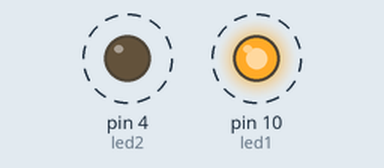
The sketch below on a simulated Arduino Uno, built with avr-gcc and run on an emulated ATmega328P. On the bench: output pins drawn as LEDs (lit = HIGH). Dashed ring = blinking.

Above: at 0.5 s.
Timing chart, 0 to 4.6 s (numbered marks = the images above):
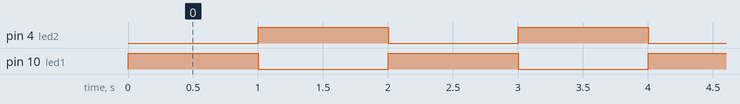

The sketch:

sketch_jan8a.ino
```cpp
// C++ code
//
const byte led1=10;
const byte led2=4;
void setup()
{
  pinMode(led1, OUTPUT);
  pinMode(led2, OUTPUT);

}

void loop()
{
  digitalWrite(led1, HIGH);
  digitalWrite(led2,LOW);
  delay(1000);
  digitalWrite(led1, LOW);
  digitalWrite(led2,HIGH);
  delay(1000);


  // Wait for 1000 millisecond(s)
}
```

Measured:
- by itself, pin 4 (led2), pin 10 (led1): alternates HIGH for 1.0 s and LOW for 1.0 s
